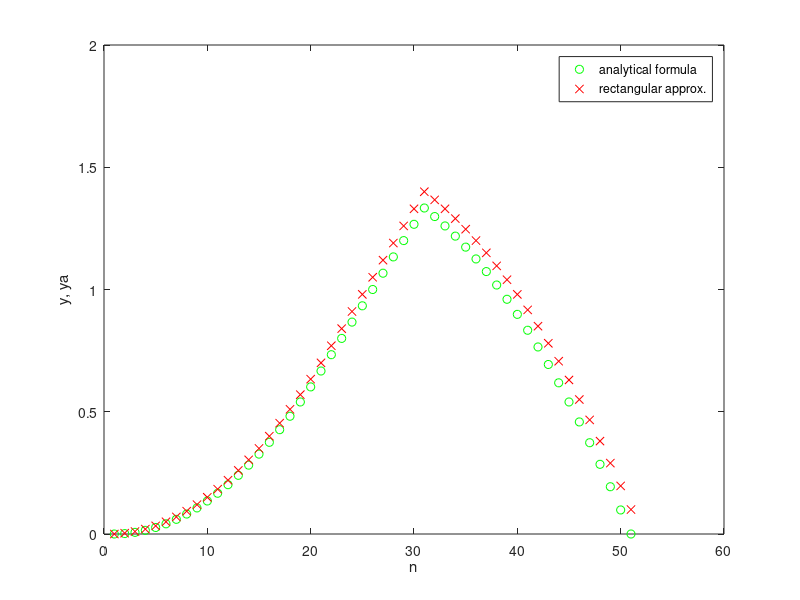
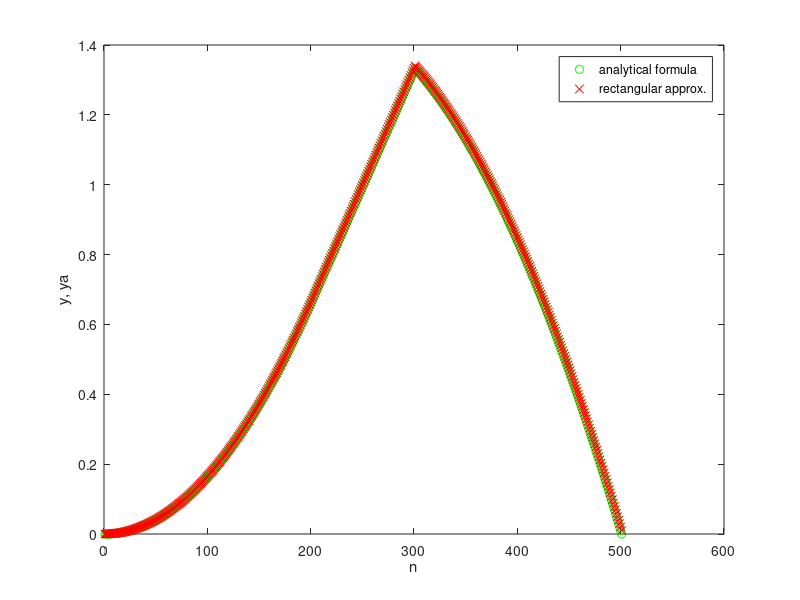

MATLAB code to generate these figures, in order:
% ch02/basic_problem_36.m

for T = [0.1 0.01]
  th = -1 : T : 1;
  h = ones(1, length(th));
  tx = 0 : T : 3;
  x = tx / 3;

  y1 = ((-1 : T : 1) + 1) .^ 2 / 6;
  y2 = 2 / 3 * (1 + T : T : 2);
  y3 = 3 / 2 - ((2 + T : T : 4) - 1) .^ 2 / 6;
  y = [y1 y2 y3];

  ya = T * conv(h, x);
  mse = mean((y - ya) .^ 2);
  printf("MSE is %d, for T = %d\n", mse, T);

  n = 1 :  length(ya);
  figure();
  plot(n, y, 'og', n, ya, 'xr'); xlabel('n'); ylabel('y, ya');
  legend('analytical formula', 'rectangular approx.');
endfor

